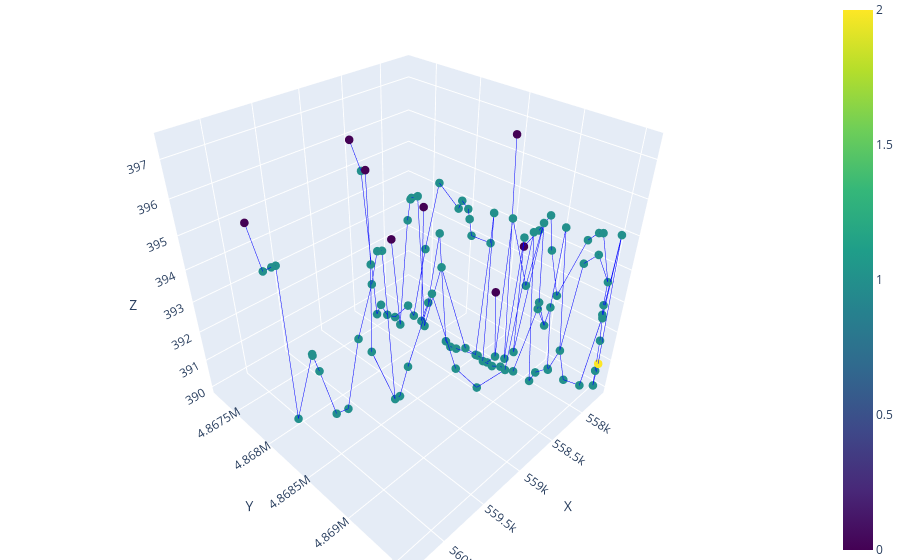

The code cell stored with this chart in its notebook:
### Code cell
plot_3D_network(nodes, edges, node_color = 'type')

### Figure 1 — Plotly figure (JSON) as saved in the notebook; plotly's stock layout.template omitted (floating-point values rounded to 4 significant figures)
{"data": [{"line": {"color": "blue", "width": 1}, "mode": "lines", "showlegend": false, "type": "scatter3d", "x": [558515, 558500.0], "y": [4867230, 4867000.0], "z": [395.9, 395.0]}, {"line": {"color": "blue", "width": 1}, "mode": "lines", "showlegend": false, "type": "scatter3d", "x": [558000.0, 558000.0], "y": [4869000.0, 4869000.0], "z": [394.4, 390.1]}, {"line": {"color": "blue", "width": 1}, "mode": "lines", "showlegend": false, "type": "scatter3d", "x": [558000.0, 558000.0], "y": [4869000.0, 4869000.0], "z": [394.4, 390.6]}, {"line": {"color": "blue", "width": 1}, "mode": "lines", "showlegend": false, "type": "scatter3d", "x": [557900.0, 557900.0], "y": [4869000.0, 4869000.0], "z": [391.1, 390.3]}, {"line": {"color": "blue", "width": 1}, "mode": "lines", "showlegend": false, "type": "scatter3d", "x": [557900.0, 557800.0], "y": [4869000.0, 4869000.0], "z": [391.1, 394.0]}, {"line": {"color": "blue", "width": 1}, "mode": "lines", "showlegend": false, "type": "scatter3d", "x": [557900.0, 557900.0], "y": [4869000.0, 4869000.0], "z": [391.1, 395.0]}, {"line": {"color": "blue", "width": 1}, "mode": "lines", "showlegend": false, "type": "scatter3d", "x": [557900.0, 557800.0], "y": [4869000.0, 4869000.0], "z": [391.1, 390.1]}, {"line": {"color": "blue", "width": 1}, "mode": "lines", "showlegend": false, "type": "scatter3d", "x": [558000.0, 558100.0], "y": [4869000.0, 4869000.0], "z": [390.2, 390]}, {"line": {"color": "blue", "width": 1}, "mode": "lines", "showlegend": false, "type": "scatter3d", "x": [558000.0, 557900.0], "y": [4869000.0, 4869000.0], "z": [390.2, 390.3]}, {"line": {"color": "blue", "width": 1}, "mode": "lines", "showlegend": false, "type": "scatter3d", "x": [558000.0, 558006], "y": [4869000.0, 4869001], "z": [390.6, 395]}, {"line": {"color": "blue", "width": 1}, "mode": "lines", "showlegend": false, "type": "scatter3d", "x": [558500.0, 558400.0], "y": [4867000.0, 4867000.0], "z": [395.0, 390.1]}, {"line": {"color": "blue", "width": 1}, "mode": "lines", "showlegend": false, "type": "scatter3d", "x": [558200.0, 558411], "y": [4868000.0, 4868000.0], "z": [390.2, 393.1]}, {"line": {"color": "blue", "width": 1}, "mode": "lines", "showlegend": false, "type": "scatter3d", "x": [558200.0, 558200.0], "y": [4868000.0, 4869000.0], "z": [390.2, 390.0]}, {"line": {"color": "blue", "width": 1}, "mode": "lines", "showlegend": false, "type": "scatter3d", "x": [557800.0, 557800.0], "y": [4869000.0, 4869000.0], "z": [394.0, 394.4]}, {"line": {"color": "blue", "width": 1}, "mode": "lines", "showlegend": false, "type": "scatter3d", "x": [560322, 560201], "y": [4868051, 4868006], "z": [396.4, 395]}, {"line": {"color": "blue", "width": 1}, "mode": "lines", "showlegend": false, "type": "scatter3d", "x": [558126, 558100.0], "y": [4868680, 4869000.0], "z": [392.5, 390.3]}, {"line": {"color": "blue", "width": 1}, "mode": "lines", "showlegend": false, "type": "scatter3d", "x": [558200.0, 558200.0], "y": [4869000.0, 4869000.0], "z": [390.0, 394.0]}, {"line": {"color": "blue", "width": 1}, "mode": "lines", "showlegend": false, "type": "scatter3d", "x": [558400.0, 558400.0], "y": [4867000.0, 4867000.0], "z": [390.1, 390.4]}, {"line": {"color": "blue", "width": 1}, "mode": "lines", "showlegend": false, "type": "scatter3d", "x": [557800.0, 557700.0], "y": [4869000.0, 4870000.0], "z": [394.4, 393.6]}, {"line": {"color": "blue", "width": 1}, "mode": "lines", "showlegend": false, "type": "scatter3d", "x": [557952, 557900.0], "y": [4868811, 4869000.0], "z": [394.0, 394.5]}, {"line": {"color": "blue", "width": 1}, "mode": "lines", "showlegend": false, "type": "scatter3d", "x": [558400.0, 558400.0], "y": [4867000.0, 4868000.0], "z": [390.4, 390.1]}, {"line": {"color": "blue", "width": 1}, "mode": "lines", "showlegend": false, "type": "scatter3d", "x": [558345, 558400.0], "y": [4867990, 4868000.0], "z": [394.6, 390.7]}, {"line": {"color": "blue", "width": 1}, "mode": "lines", "showlegend": false, "type": "scatter3d", "x": [558400.0, 558400.0], "y": [4868000.0, 4868000.0], "z": [390.7, 391.5]}, {"line": {"color": "blue", "width": 1}, "mode": "lines", "showlegend": false, "type": "scatter3d", "x": [560201, 560100.0], "y": [4868006, 4868000.0], "z": [395, 395]}, {"line": {"color": "blue", "width": 1}, "mode": "lines", "showlegend": false, "type": "scatter3d", "x": [557700.0, 557700.0], "y": [4870000.0, 4870000.0], "z": [393.6, 392.9]}, {"line": {"color": "blue", "width": 1}, "mode": "lines", "showlegend": false, "type": "scatter3d", "x": [557700.0, 557800.0], "y": [4870000.0, 4869000.0], "z": [393.6, 395]}, {"line": {"color": "blue", "width": 1}, "mode": "lines", "showlegend": false, "type": "scatter3d", "x": [558400.0, 558316], "y": [4868000.0, 4867591], "z": [390.1, 390]}, {"line": {"color": "blue", "width": 1}, "mode": "lines", "showlegend": false, "type": "scatter3d", "x": [557700.0, 557700.0], "y": [4870000.0, 4870000.0], "z": [392.9, 392.6]}, {"line": {"color": "blue", "width": 1}, "mode": "lines", "showlegend": false, "type": "scatter3d", "x": [557700.0, 557700.0], "y": [4870000.0, 4870000.0], "z": [392.6, 392.5]}, {"line": {"color": "blue", "width": 1}, "mode": "lines", "showlegend": false, "type": "scatter3d", "x": [557700.0, 557700.0], "y": [4870000.0, 4870000.0], "z": [392.6, 395]}, {"line": {"color": "blue", "width": 1}, "mode": "lines", "showlegend": false, "type": "scatter3d", "x": [557700.0, 557700.0], "y": [4870000.0, 4870000.0], "z": [392.5, 392.4]}, {"line": {"color": "blue", "width": 1}, "mode": "lines", "showlegend": false, "type": "scatter3d", "x": [557700.0, 557771], "y": [4870000.0, 4869456], "z": [392.5, 390]}, {"line": {"color": "blue", "width": 1}, "mode": "lines", "showlegend": false, "type": "scatter3d", "x": [557700.0, 557700.0], "y": [4870000.0, 4870000.0], "z": [392.4, 391.7]}, {"line": {"color": "blue", "width": 1}, "mode": "lines", "showlegend": false, "type": "scatter3d", "x": [557700.0, 557700.0], "y": [4870000.0, 4870000.0], "z": [392.4, 395]}, {"line": {"color": "blue", "width": 1}, "mode": "lines", "showlegend": false, "type": "scatter3d", "x": [557900.0, 557900.0], "y": [4869000.0, 4869000.0], "z": [394.5, 395]}, {"line": {"color": "blue", "width": 1}, "mode": "lines", "showlegend": false, "type": "scatter3d", "x": [557700.0, 557700.0], "y": [4870000.0, 4870000.0], "z": [391.7, 390.6]}, {"line": {"color": "blue", "width": 1}, "mode": "lines", "showlegend": false, "type": "scatter3d", "x": [560100.0, 560081], "y": [4868000.0, 4868011], "z": [395, 395]}, {"line": {"color": "blue", "width": 1}, "mode": "lines", "showlegend": false, "type": "scatter3d", "x": [558400.0, 558300.0], "y": [4868000.0, 4868000.0], "z": [391.5, 394.0]}, {"line": {"color": "blue", "width": 1}, "mode": "lines", "showlegend": false, "type": "scatter3d", "x": [557700.0, 557700.0], "y": [4870000.0, 4870000.0], "z": [390.6, 390.0]}, {"line": {"color": "blue", "width": 1}, "mode": "lines", "showlegend": false, "type": "scatter3d", "x": [557700.0, 557689], "y": [4870000.0, 4869553], "z": [390.0, 390.9]}, {"line": {"color": "blue", "width": 1}, "mode": "lines", "showlegend": false, "type": "scatter3d", "x": [557689, 557700.0], "y": [4869553, 4870000.0], "z": [390.9, 395]}, {"line": {"color": "blue", "width": 1}, "mode": "lines", "showlegend": false, "type": "scatter3d", "x": [559567, 559500.0], "y": [4868494, 4868000.0], "z": [397.4, 395]}, {"line": {"color": "blue", "width": 1}, "mode": "lines", "showlegend": false, "type": "scatter3d", "x": [558316, 558200.0], "y": [4867591, 4868000.0], "z": [390, 390.6]}, {"line": {"color": "blue", "width": 1}, "mode": "lines", "showlegend": false, "type": "scatter3d", "x": [560081, 560100.0], "y": [4868011, 4868000.0], "z": [395, 390.1]}, {"line": {"color": "blue", "width": 1}, "mode": "lines", "showlegend": false, "type": "scatter3d", "x": [557900.0, 557900.0], "y": [4869000.0, 4869000.0], "z": [395, 394.1]}, {"line": {"color": "blue", "width": 1}, "mode": "lines", "showlegend": false, "type": "scatter3d", "x": [559500.0, 559500.0], "y": [4868000.0, 4868426], "z": [395, 392.3]}, {"line": {"color": "blue", "width": 1}, "mode": "lines", "showlegend": false, "type": "scatter3d", "x": [560100.0, 559900.0], "y": [4868000.0, 4868000.0], "z": [390.1, 392.2]}, {"line": {"color": "blue", "width": 1}, "mode": "lines", "showlegend": false, "type": "scatter3d", "x": [558300.0, 558246], "y": [4868000.0, 4868000.0], "z": [394.0, 390.1]}, {"line": {"color": "blue", "width": 1}, "mode": "lines", "showlegend": false, "type": "scatter3d", "x": [559500.0, 559200.0], "y": [4868426, 4868000.0], "z": [392.3, 390]}, {"line": {"color": "blue", "width": 1}, "mode": "lines", "showlegend": false, "type": "scatter3d", "x": [557900.0, 557800.0], "y": [4869000.0, 4869000.0], "z": [394.1, 392.7]}, {"line": {"color": "blue", "width": 1}, "mode": "lines", "showlegend": false, "type": "scatter3d", "x": [558200.0, 558200.0], "y": [4868000.0, 4868000.0], "z": [390.6, 390.3]}, {"line": {"color": "blue", "width": 1}, "mode": "lines", "showlegend": false, "type": "scatter3d", "x": [558246, 558300.0], "y": [4868000.0, 4868000.0], "z": [390.1, 390.0]}, {"line": {"color": "blue", "width": 1}, "mode": "lines", "showlegend": false, "type": "scatter3d", "x": [558200.0, 558156], "y": [4868000.0, 4868000.0], "z": [390.3, 392.8]}, {"line": {"color": "blue", "width": 1}, "mode": "lines", "showlegend": false, "type": "scatter3d", "x": [557800.0, 557800.0], "y": [4869000.0, 4869000.0], "z": [392.7, 394.7]}, {"line": {"color": "blue", "width": 1}, "mode": "lines", "showlegend": false, "type": "scatter3d", "x": [559900.0, 559900.0], "y": [4868000.0, 4868000.0], "z": [392.2, 392.2]}, {"line": {"color": "blue", "width": 1}, "mode": "lines", "showlegend": false, "type": "scatter3d", "x": [559900.0, 559800.0], "y": [4868000.0, 4868000.0], "z": [392.2, 391.5]}, {"line": {"color": "blue", "width": 1}, "mode": "lines", "showlegend": false, "type": "scatter3d", "x": [558300.0, 558200.0], "y": [4868000.0, 4868000.0], "z": [390.0, 390.0]}, {"line": {"color": "blue", "width": 1}, "mode": "lines", "showlegend": false, "type": "scatter3d", "x": [559800.0, 559800.0], "y": [4868000.0, 4868000.0], "z": [391.5, 390.1]}, {"line": {"color": "blue", "width": 1}, "mode": "lines", "showlegend": false, "type": "scatter3d", "x": [558156, 558096], "y": [4868000.0, 4868000.0], "z": [392.8, 395]}, {"line": {"color": "blue", "width": 1}, "mode": "lines", "showlegend": false, "type": "scatter3d", "x": [558200.0, 558200.0], "y": [4868000.0, 4869000.0], "z": [390.0, 390]}, {"line": {"color": "blue", "width": 1}, "mode": "lines", "showlegend": false, "type": "scatter3d", "x": [559200.0, 559200.0], "y": [4868000.0, 4868000.0], "z": [390, 390.0]}, {"line": {"color": "blue", "width": 1}, "mode": "lines", "showlegend": false, "type": "scatter3d", "x": [559200.0, 559300.0], "y": [4868000.0, 4868000.0], "z": [390, 395]}, {"line": {"color": "blue", "width": 1}, "mode": "lines", "showlegend": false, "type": "scatter3d", "x": [557800.0, 557800.0], "y": [4869000.0, 4869000.0], "z": [394.7, 395.0]}, {"line": {"color": "blue", "width": 1}, "mode": "lines", "showlegend": false, "type": "scatter3d", "x": [559200.0, 559100.0], "y": [4868000.0, 4868000.0], "z": [390.0, 391.1]}, {"line": {"color": "blue", "width": 1}, "mode": "lines", "showlegend": false, "type": "scatter3d", "x": [558096, 558100.0], "y": [4868000.0, 4868000.0], "z": [395, 394.5]}, {"line": {"color": "blue", "width": 1}, "mode": "lines", "showlegend": false, "type": "scatter3d", "x": [559800.0, 559700.0], "y": [4868000.0, 4868000.0], "z": [390.1, 390.1]}, {"line": {"color": "blue", "width": 1}, "mode": "lines", "showlegend": false, "type": "scatter3d", "x": [557800.0, 557800.0], "y": [4869000.0, 4869000.0], "z": [395.0, 395]}, {"line": {"color": "blue", "width": 1}, "mode": "lines", "showlegend": false, "type": "scatter3d", "x": [559100.0, 559000.0], "y": [4868000.0, 4869000.0], "z": [391.1, 393.7]}, {"line": {"color": "blue", "width": 1}, "mode": "lines", "showlegend": false, "type": "scatter3d", "x": [558200.0, 558200.0], "y": [4869000.0, 4869000.0], "z": [390, 390.0]}, {"line": {"color": "blue", "width": 1}, "mode": "lines", "showlegend": false, "type": "scatter3d", "x": [559700.0, 559600.0], "y": [4868000.0, 4868000.0], "z": [390.1, 392.6]}, {"line": {"color": "blue", "width": 1}, "mode": "lines", "showlegend": false, "type": "scatter3d", "x": [558200.0, 558100.0], "y": [4869000.0, 4869000.0], "z": [390.0, 390.3]}, {"line": {"color": "blue", "width": 1}, "mode": "lines", "showlegend": false, "type": "scatter3d", "x": [558100.0, 558100.0], "y": [4868000.0, 4868000.0], "z": [394.5, 394.9]}, {"line": {"color": "blue", "width": 1}, "mode": "lines", "showlegend": false, "type": "scatter3d", "x": [559600.0, 559400.0], "y": [4868000.0, 4868000.0], "z": [392.6, 394.2]}, {"line": {"color": "blue", "width": 1}, "mode": "lines", "showlegend": false, "type": "scatter3d", "x": [559000.0, 558700.0], "y": [4869000.0, 4869000.0], "z": [393.7, 390.9]}, {"line": {"color": "blue", "width": 1}, "mode": "lines", "showlegend": false, "type": "scatter3d", "x": [558100.0, 558136], "y": [4869000.0, 4868786], "z": [390.3, 395]}, {"line": {"color": "blue", "width": 1}, "mode": "lines", "showlegend": false, "type": "scatter3d", "x": [558100.0, 558100.0], "y": [4868000.0, 4868000.0], "z": [394.9, 394.7]}, {"line": {"color": "blue", "width": 1}, "mode": "lines", "showlegend": false, "type": "scatter3d", "x": [558136, 558100.0], "y": [4868786, 4869000.0], "z": [395, 393.1]}, {"line": {"color": "blue", "width": 1}, "mode": "lines", "showlegend": false, "type": "scatter3d", "x": [558100.0, 558200.0], "y": [4868000.0, 4868000.0], "z": [394.7, 394.5]}, {"line": {"color": "blue", "width": 1}, "mode": "lines", "showlegend": false, "type": "scatter3d", "x": [559400.0, 559400.0], "y": [4868000.0, 4868000.0], "z": [394.2, 395]}, {"line": {"color": "blue", "width": 1}, "mode": "lines", "showlegend": false, "type": "scatter3d", "x": [558200.0, 558200.0], "y": [4868000.0, 4868000.0], "z": [394.5, 394.0]}, {"line": {"color": "blue", "width": 1}, "mode": "lines", "showlegend": false, "type": "scatter3d", "x": [558200.0, 558200.0], "y": [4868000.0, 4869000.0], "z": [394.0, 394.0]}, {"line": {"color": "blue", "width": 1}, "mode": "lines", "showlegend": false, "type": "scatter3d", "x": [559400.0, 559300.0], "y": [4868000.0, 4868000.0], "z": [395, 395]}, {"line": {"color": "blue", "width": 1}, "mode": "lines", "showlegend": false, "type": "scatter3d", "x": [558100.0, 558006], "y": [4869000.0, 4869001], "z": [393.1, 395]}, {"line": {"color": "blue", "width": 1}, "mode": "lines", "showlegend": false, "type": "scatter3d", "x": [558700.0, 558600.0], "y": [4869000.0, 4869000.0], "z": [390.9, 390.1]}, {"line": {"color": "blue", "width": 1}, "mode": "lines", "showlegend": false, "type": "scatter3d", "x": [558006, 558000.0], "y": [4869001, 4869000.0], "z": [395, 392.6]}, {"line": {"color": "blue", "width": 1}, "mode": "lines", "showlegend": false, "type": "scatter3d", "x": [558522, 558500.0], "y": [4867747, 4868000.0], "z": [393.4, 390.5]}, {"line": {"color": "blue", "width": 1}, "mode": "lines", "showlegend": false, "type": "scatter3d", "x": [558200.0, 558200.0], "y": [4869000.0, 4869000.0], "z": [394.0, 395.0]}, {"line": {"color": "blue", "width": 1}, "mode": "lines", "showlegend": false, "type": "scatter3d", "x": [558200.0, 558200.0], "y": [4869000.0, 4869000.0], "z": [395.0, 395.0]}, {"line": {"color": "blue", "width": 1}, "mode": "lines", "showlegend": false, "type": "scatter3d", "x": [558200.0, 558181], "y": [4869000.0, 4868641], "z": [395.0, 390]}, {"line": {"color": "blue", "width": 1}, "mode": "lines", "showlegend": false, "type": "scatter3d", "x": [558181, 558200.0], "y": [4868641, 4869000.0], "z": [390, 390.0]}, {"line": {"color": "blue", "width": 1}, "mode": "lines", "showlegend": false, "type": "scatter3d", "x": [558500.0, 558400.0], "y": [4868000.0, 4868000.0], "z": [390.5, 394.1]}, {"line": {"color": "blue", "width": 1}, "mode": "lines", "showlegend": false, "type": "scatter3d", "x": [557900.0, 557900.0], "y": [4869000.0, 4869000.0], "z": [395.0, 392.4]}, {"line": {"color": "blue", "width": 1}, "mode": "lines", "showlegend": false, "type": "scatter3d", "x": [558200.0, 558100.0], "y": [4869000.0, 4869000.0], "z": [390.0, 390]}, {"line": {"color": "blue", "width": 1}, "mode": "lines", "showlegend": false, "type": "scatter3d", "x": [558600.0, 558300.0], "y": [4869000.0, 4869000.0], "z": [390.1, 390.6]}, {"line": {"color": "blue", "width": 1}, "mode": "lines", "showlegend": false, "type": "scatter3d", "x": [558400.0, 558441], "y": [4868000.0, 4868000.0], "z": [394.1, 394.8]}, {"line": {"color": "blue", "width": 1}, "mode": "lines", "showlegend": false, "type": "scatter3d", "x": [558441, 558500.0], "y": [4868000.0, 4868000.0], "z": [394.8, 394.9]}, {"line": {"color": "blue", "width": 1}, "mode": "lines", "showlegend": false, "type": "scatter3d", "x": [558100.0, 558081], "y": [4869000.0, 4868926], "z": [390, 390]}, {"line": {"color": "blue", "width": 1}, "mode": "lines", "showlegend": false, "type": "scatter3d", "x": [558500.0, 558400.0], "y": [4868000.0, 4868000.0], "z": [394.9, 395.0]}, {"line": {"color": "blue", "width": 1}, "mode": "lines", "showlegend": false, "type": "scatter3d", "x": [558400.0, 558400.0], "y": [4868000.0, 4868000.0], "z": [395.0, 390.7]}, {"line": {"color": "blue", "width": 1}, "mode": "lines", "showlegend": false, "type": "scatter3d", "x": [557800.0, 557771], "y": [4869000.0, 4869456], "z": [390.1, 390]}, {"line": {"color": "blue", "width": 1}, "mode": "lines", "showlegend": false, "type": "scatter3d", "x": [558081, 558000.0], "y": [4868926, 4869000.0], "z": [390, 392.3]}, {"line": {"color": "blue", "width": 1}, "mode": "lines", "showlegend": false, "type": "scatter3d", "x": [558400.0, 558411], "y": [4868000.0, 4868000.0], "z": [390.7, 393.1]}, {"line": {"color": "blue", "width": 1}, "mode": "lines", "showlegend": false, "type": "scatter3d", "x": [558300.0, 558200.0], "y": [4869000.0, 4869000.0], "z": [390.6, 395]}, {"line": {"color": "blue", "width": 1}, "mode": "lines", "showlegend": false, "type": "scatter3d", "x": [558000.0, 558000.0], "y": [4869000.0, 4869000.0], "z": [392.3, 392.6]}, {"line": {"color": "blue", "width": 1}, "mode": "lines", "showlegend": false, "type": "scatter3d", "x": [558000.0, 557900.0], "y": [4869000.0, 4869000.0], "z": [392.3, 391.8]}, {"line": {"color": "blue", "width": 1}, "mode": "lines", "showlegend": false, "type": "scatter3d", "x": [558000.0, 557900.0], "y": [4869000.0, 4869000.0], "z": [392.6, 391.8]}, {"line": {"color": "blue", "width": 1}, "mode": "lines", "showlegend": false, "type": "scatter3d", "x": [558200.0, 558100.0], "y": [4869000.0, 4869000.0], "z": [395, 390]}, {"line": {"color": "blue", "width": 1}, "mode": "lines", "showlegend": false, "type": "scatter3d", "x": [558011, 558000.0], "y": [4868669, 4869000.0], "z": [397.0, 390.1]}, {"line": {"color": "blue", "width": 1}, "mode": "lines", "showlegend": false, "type": "scatter3d", "x": [557900.0, 557900.0], "y": [4869000.0, 4869000.0], "z": [391.8, 392.4]}, {"line": {"color": "blue", "width": 1}, "mode": "lines", "showlegend": false, "type": "scatter3d", "x": [557900.0, 557900.0], "y": [4869000.0, 4869000.0], "z": [392.4, 390.3]}, {"line": {"color": "blue", "width": 1}, "mode": "lines", "showlegend": false, "type": "scatter3d", "x": [557900.0, 557900.0], "y": [4869000.0, 4869000.0], "z": [390.3, 390.3]}, {"marker": {"color": [0, 1, 1, 1, 1, 1, 1, 1, 0, 0, 1, 1, 1, 0, 1, 0, 1, 1, 1, 1, 1, 1, 1, 1, 1, 1, 1, 1, 1, 1, 2, 0, 1, 1, 1, 1, 1, 1, 1, 1, 1, 1, 1, 1, 1, 1, 1, 1, 1, 1, 1, 1, 1, 1, 1, 1, 1, 1, 1, 1, 1, 1, 1, 1, 1, 1, 1, 1, 1, 1, 1, 1, 1, 1, 1, 1, 0, 1, 1, 1, 1, 1, 1, 1, 1, 1, 1, 1, 1, 1, 1, 1, 1, 1, 1, 1, 1, 1, 1, 1, 0, 1, 1, 1, 1, 1, 1], "colorscale": [[0, "#440154"], [0.1111, "#482878"], [0.2222, "#3e4989"], [0.3333, "#31688e"], [0.4444, "#26828e"], [0.5556, "#1f9e89"], [0.6667, "#35b779"], [0.7778, "#6ece58"], [0.8889, "#b5de2b"], [1, "#fde725"]], "showscale": true, "size": 5}, "mode": "markers", "showlegend": false, "type": "scatter3d", "x": [558515, 558000.0, 557900.0, 558000.0, 558000.0, 558500.0, 558200.0, 557800.0, 560322, 558126, 558200.0, 558400.0, 557800.0, 557952, 558400.0, 558345, 558400.0, 560201, 557700.0, 558400.0, 557700.0, 557700.0, 557700.0, 557700.0, 557900.0, 557700.0, 560100.0, 558400.0, 557700.0, 557700.0, 557689, 559567, 558316, 560081, 557900.0, 559500.0, 560100.0, 558300.0, 559500.0, 557900.0, 558200.0, 558246, 558200.0, 557800.0, 559900.0, 559900.0, 558300.0, 559800.0, 558156, 558200.0, 559200.0, 557800.0, 559200.0, 558096, 559800.0, 557800.0, 559100.0, 557800.0, 558200.0, 559700.0, 558200.0, 558100.0, 559600.0, 559000.0, 558100.0, 558100.0, 558136, 558100.0, 559400.0, 558200.0, 558200.0, 559400.0, 558100.0, 559300.0, 558700.0, 558006, 558522, 558200.0, 558200.0, 558200.0, 558181, 558500.0, 557900.0, 558200.0, 558600.0, 558400.0, 558441, 558100.0, 558500.0, 558400.0, 557800.0, 558081, 558400.0, 558300.0, 557771, 558000.0, 558000.0, 558411, 557700.0, 558200.0, 558011, 557900.0, 557900.0, 557900.0, 557900.0, 558000.0, 558100.0], "y": [4867230, 4869000.0, 4869000.0, 4869000.0, 4869000.0, 4867000.0, 4868000.0, 4869000.0, 4868051, 4868680, 4869000.0, 4867000.0, 4869000.0, 4868811, 4867000.0, 4867990, 4868000.0, 4868006, 4870000.0, 4868000.0, 4870000.0, 4870000.0, 4870000.0, 4870000.0, 4869000.0, 4870000.0, 4868000.0, 4868000.0, 4870000.0, 4870000.0, 4869553, 4868494, 4867591, 4868011, 4869000.0, 4868000.0, 4868000.0, 4868000.0, 4868426, 4869000.0, 4868000.0, 4868000.0, 4868000.0, 4869000.0, 4868000.0, 4868000.0, 4868000.0, 4868000.0, 4868000.0, 4868000.0, 4868000.0, 4869000.0, 4868000.0, 4868000.0, 4868000.0, 4869000.0, 4868000.0, 4869000.0, 4869000.0, 4868000.0, 4869000.0, 4868000.0, 4868000.0, 4869000.0, 4869000.0, 4868000.0, 4868786, 4868000.0, 4868000.0, 4868000.0, 4868000.0, 4868000.0, 4869000.0, 4868000.0, 4869000.0, 4869001, 4867747, 4869000.0, 4869000.0, 4869000.0, 4868641, 4868000.0, 4869000.0, 4869000.0, 4869000.0, 4868000.0, 4868000.0, 4869000.0, 4868000.0, 4868000.0, 4869000.0, 4868926, 4868000.0, 4869000.0, 4869456, 4869000.0, 4869000.0, 4868000.0, 4870000.0, 4869000.0, 4868669, 4869000.0, 4869000.0, 4869000.0, 4869000.0, 4869000.0, 4869000.0], "z": [395.9, 394.4, 391.1, 390.2, 390.6, 395.0, 390.2, 394.0, 396.4, 392.5, 390.0, 390.1, 394.4, 394.0, 390.4, 394.6, 390.7, 395, 393.6, 390.1, 392.9, 392.6, 392.5, 392.4, 394.5, 391.7, 395, 391.5, 390.6, 390.0, 390.9, 397.4, 390, 395, 395, 395, 390.1, 394.0, 392.3, 394.1, 390.6, 390.1, 390.3, 392.7, 392.2, 392.2, 390.0, 391.5, 392.8, 390.0, 390, 394.7, 390.0, 395, 390.1, 395.0, 391.1, 395, 390, 390.1, 390.0, 394.5, 392.6, 393.7, 390.3, 394.9, 395, 394.7, 394.2, 394.5, 394.0, 395, 393.1, 395, 390.9, 395, 393.4, 394.0, 395.0, 395.0, 390, 390.5, 395.0, 390.0, 390.1, 394.1, 394.8, 390, 394.9, 395.0, 390.1, 390, 390.7, 390.6, 390, 392.3, 392.6, 393.1, 395, 395, 397.0, 391.8, 392.4, 390.3, 390.3, 390.1, 390]}], "layout": {"margin": {"b": 0, "l": 0, "r": 0, "t": 0}, "scene": {"xaxis": {"title": {"text": "X"}}, "yaxis": {"title": {"text": "Y"}}, "zaxis": {"title": {"text": "Z"}}}}}
